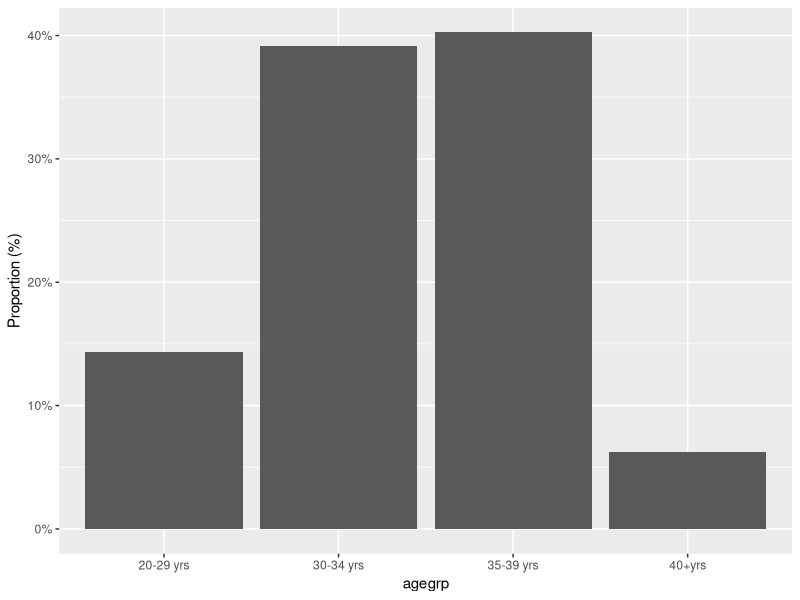
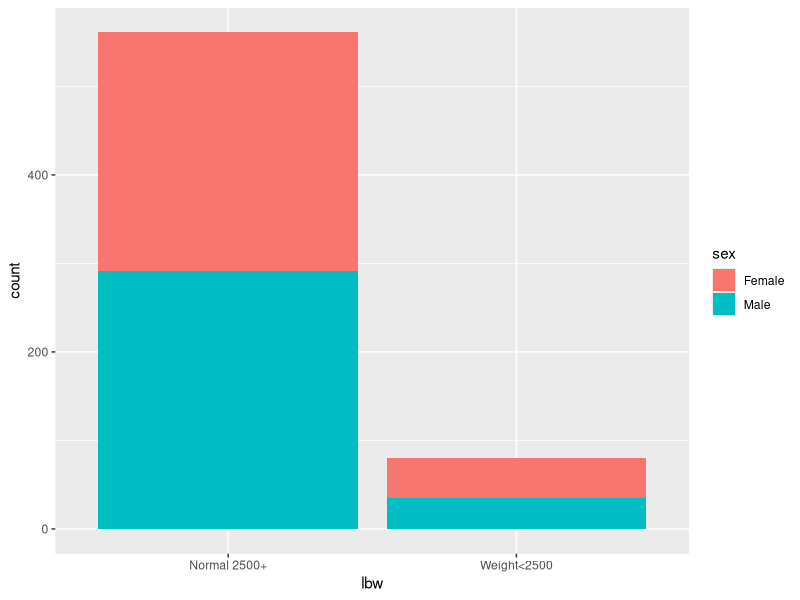
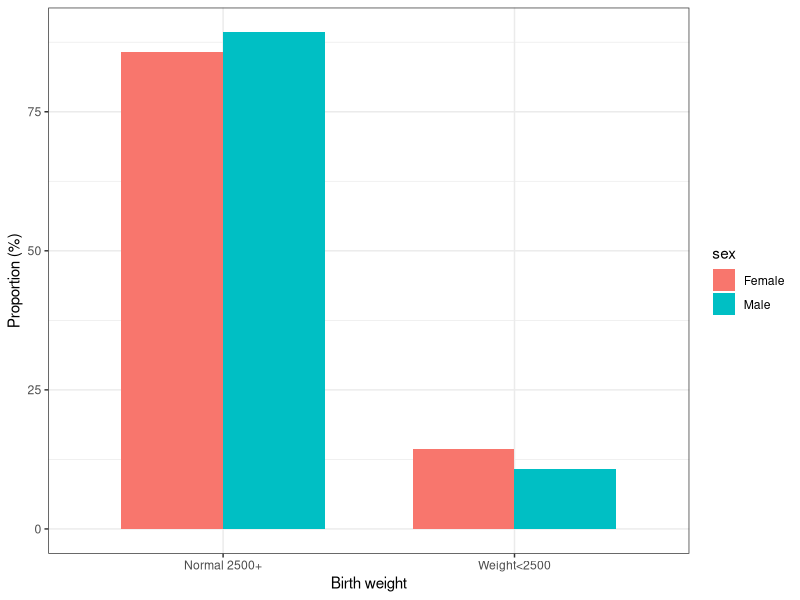

R code for these plots, in order:
## ---- chunk 1
knitr::opts_chunk$set(echo = TRUE,
                      tidy = TRUE,
      tidy.opts=list(blank=FALSE, width.cutoff=60,size = 'tiny'),
      fig.width=10, 
      fig.height=8)
library(tidyverse)
library(knitr)
## ---- chunk 2
bw_df <- read.csv("Data/birthweight2.csv")

## ---- chunk 3

table(bw_df$lbw2)

prop.table(table(bw_df$lbw2))

## ---- chunk 4

ggplot(bw_df, aes(agegrp)) + 
    geom_bar(aes(y = (..count..)/sum(..count..))) + 
    scale_y_continuous(labels=scales::percent) +
    ylab("Proportion (%)")

## ---- chunk 5

# Assumming a normal approximation
# H0: Proportion of normal birthweight = 90%

prop.test(sum(bw_df$lbw2==0),length(bw_df$lbw2==0),p=.9,correct=T)

# Using exact binomial test

binom.test(sum(bw_df$lbw2==0),length(bw_df$lbw2==0),p=.9)
## ---- chunk 6
names(bw_df)
str(bw_df)
## ---- chunk 7

head(bw_df)

## ---- chunk 8

 ggplot(bw_df, aes(x = lbw)) +
  geom_bar(aes(fill = sex))

## ---- chunk 9
brks <- c(0, 0.25, 0.5, 0.75, 1)

bw_df %>% 
  group_by(sex, lbw) %>% 
  summarise(count = n()) %>% 
  mutate(perc = count/sum(count)) %>% 
ggplot(aes(x=lbw,y = perc*100,fill=sex)) + 
    geom_bar(stat="identity", width = 0.7,position="dodge") +
  labs(y="Proportion (%)", x="Birth weight") + theme_bw()

## ---- chunk 10
prop.test(sum(bw_df$lbw2==1),length(bw_df$lbw2==1))

## ---- chunk 11

table(bw_df$sex)

bw_female<-bw_df %>% 
  filter(sex=="Female") 

prop.table(table(bw_female$lbw2))

bw_male<-bw_df %>% 
  filter(sex=="Male") 

prop.table(table(bw_male$lbw2))

## ---- chunk 12

prop.test(sum(bw_female$lbw2==0),length(bw_female$lbw2==0),p=.9,correct=T)
## ---- chunk 13

prop.test(sum(bw_male$lbw2==0),length(bw_male$lbw2==0),p=.9,correct=T)
## ---- chunk 14
tab1<- table(bw_df$sex,bw_df$lbw2)

prop.table(tab1, 1) ## row proportions
prop.table(tab1, 2) ## column proportions

##
prop.table(table(bw_df$sex,bw_df$lbw2),1)
## ---- chunk 15

## frequency

bw_df%>%
  group_by(sex, lbw2)%>%
  summarise(n=n())%>%
  spread(lbw2, n)%>%
  kable()

## ---- chunk 16

## proportion

bw_df%>%
  group_by(sex, lbw2)%>%
  summarize(n=n())%>%
  mutate(prop=n/sum(n))%>%
  subset(select=c("sex","lbw2","prop"))%>%   #drop the frequency value
  spread(lbw2, prop) %>%
  kable()

## ---- chunk 17
bw_df %>%
  mutate(
    ethnic2 = ifelse(ethnic==2, NA, ethnic),
    agegrp2=ifelse(agegrp=="40+yrs",NA,agegrp)
  ) %>%
  group_by(ethnic2, agegrp2) %>%
  tally() %>%
  data.frame() %>% ### <-- go from tbl_df to data.frame
  spread(agegrp2, n)

## ---- chunk 18
bw_df$ethnic2<- ifelse(bw_df$ethnic==2, NA, bw_df$ethnic)
bw_df$agegrp2<- ifelse(bw_df$agegrp=="40+yrs", NA, bw_df$agegrp)

table(bw_df$ethnic2,bw_df$agegrp2)
## ---- chunk 19

chisq.test(bw_df$sex,bw_df$lbw2)

# If Chi-squared test not valid then get R to test the null hypothesis H0 using the Fishers exact test.

fisher.test(bw_df$sex,bw_df$lbw2)

## ---- chunk 20

prop.test(table(bw_df$sex,bw_df$lbw2))

## ---- chunk 21

table(bw_df$lbw2)

## ---- chunk 22

prop.table(table(bw_df$ethnic,bw_df$lbw2),1)

## ---- chunk 23

## Chi-squared test can be used for larger tables, with more categories (e.g. ethnic).

chisq.test(bw_df$ethnic,bw_df$lbw2)

prop.test(table(bw_df$ethnic,bw_df$lbw2))

## ---- chunk 24

## frequency

bw_df%>%
  group_by(ht, lbw2)%>%
  summarise(n=n())%>%
  spread(lbw2, n)%>%
  kable()

## ---- chunk 25

## proportion

bw_df%>%
  group_by(ht, lbw2)%>%
  summarize(n=n())%>%
  mutate(prop=n/sum(n))%>%
  subset(select=c("ht","lbw2","prop"))%>%   #drop the frequency value
  spread(lbw2, prop)%>%
  kable()

## ---- chunk 26

chisq.test(bw_df$ht,bw_df$lbw2)

prop.test(table(bw_df$ht,bw_df$lbw2))

